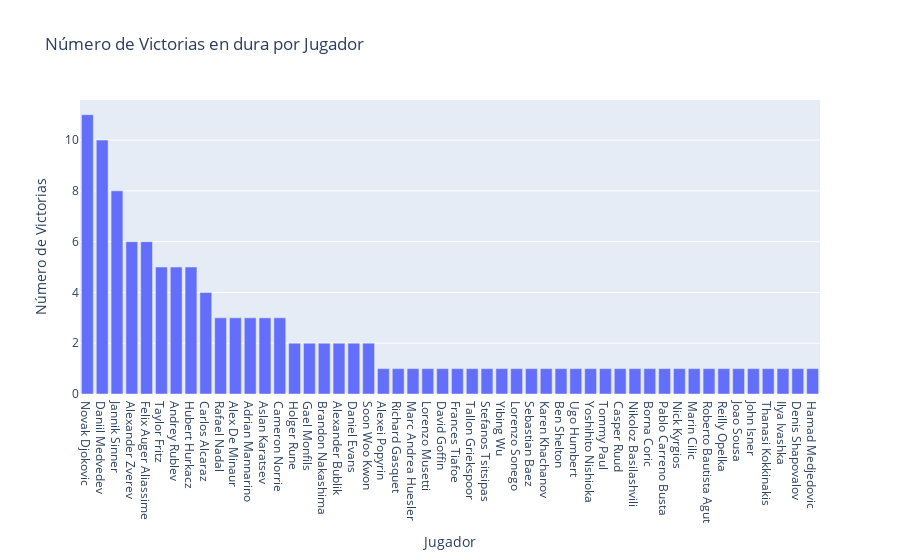

Notebook source saved alongside this figure:
### Code cell
# Datos
jugadores = ganadores_hard['ganador_nombre'].tolist()
victorias = ganadores_hard['count'].tolist()

# Creamos el gráfico de barras
fig = go.Figure(data=[go.Bar(x=jugadores, y=victorias)])

# Personalizamos el diseño del gráfico
fig.update_layout(
    title='Número de Victorias en dura por Jugador',
    xaxis=dict(title='Jugador'),
    yaxis=dict(title='Número de Victorias'))

### Figure 1 — Plotly figure (JSON) as saved in the notebook; plotly's stock layout.template omitted (floating-point values rounded to 4 significant figures)
{"data": [{"type": "bar", "x": ["Novak Djokovic", "Daniil Medvedev", "Jannik Sinner", "Alexander Zverev", "Felix Auger Aliassime", "Taylor Fritz", "Andrey Rublev", "Hubert Hurkacz", "Carlos Alcaraz", "Rafael Nadal", "Alex De Minaur", "Adrian Mannarino", "Aslan Karatsev", "Cameron Norrie", "Holger Rune", "Gael Monfils", "Brandon Nakashima", "Alexander Bublik", "Daniel Evans", "Soon Woo Kwon", "Alexei Popyrin", "Richard Gasquet", "Marc Andrea Huesler", "Lorenzo Musetti", "David Goffin", "Frances Tiafoe", "Tallon Griekspoor", "Stefanos Tsitsipas", "Yibing Wu", "Lorenzo Sonego", "Sebastian Baez", "Karen Khachanov", "Ben Shelton", "Ugo Humbert", "Yoshihito Nishioka", "Tommy Paul", "Casper Ruud", "Nikoloz Basilashvili", "Borna Coric", "Pablo Carreno Busta", "Nick Kyrgios", "Marin Cilic", "Roberto Bautista Agut", "Reilly Opelka", "Joao Sousa", "John Isner", "Thanasi Kokkinakis", "Ilya Ivashka", "Denis Shapovalov", "Hamad Medjedovic"], "y": [11, 10, 8, 6, 6, 5, 5, 5, 4, 3, 3, 3, 3, 3, 2, 2, 2, 2, 2, 2, 1, 1, 1, 1, 1, 1, 1, 1, 1, 1, 1, 1, 1, 1, 1, 1, 1, 1, 1, 1, 1, 1, 1, 1, 1, 1, 1, 1, 1, 1]}], "layout": {"title": {"text": "Número de Victorias en dura por Jugador"}, "xaxis": {"title": {"text": "Jugador"}}, "yaxis": {"title": {"text": "Número de Victorias"}}}}
